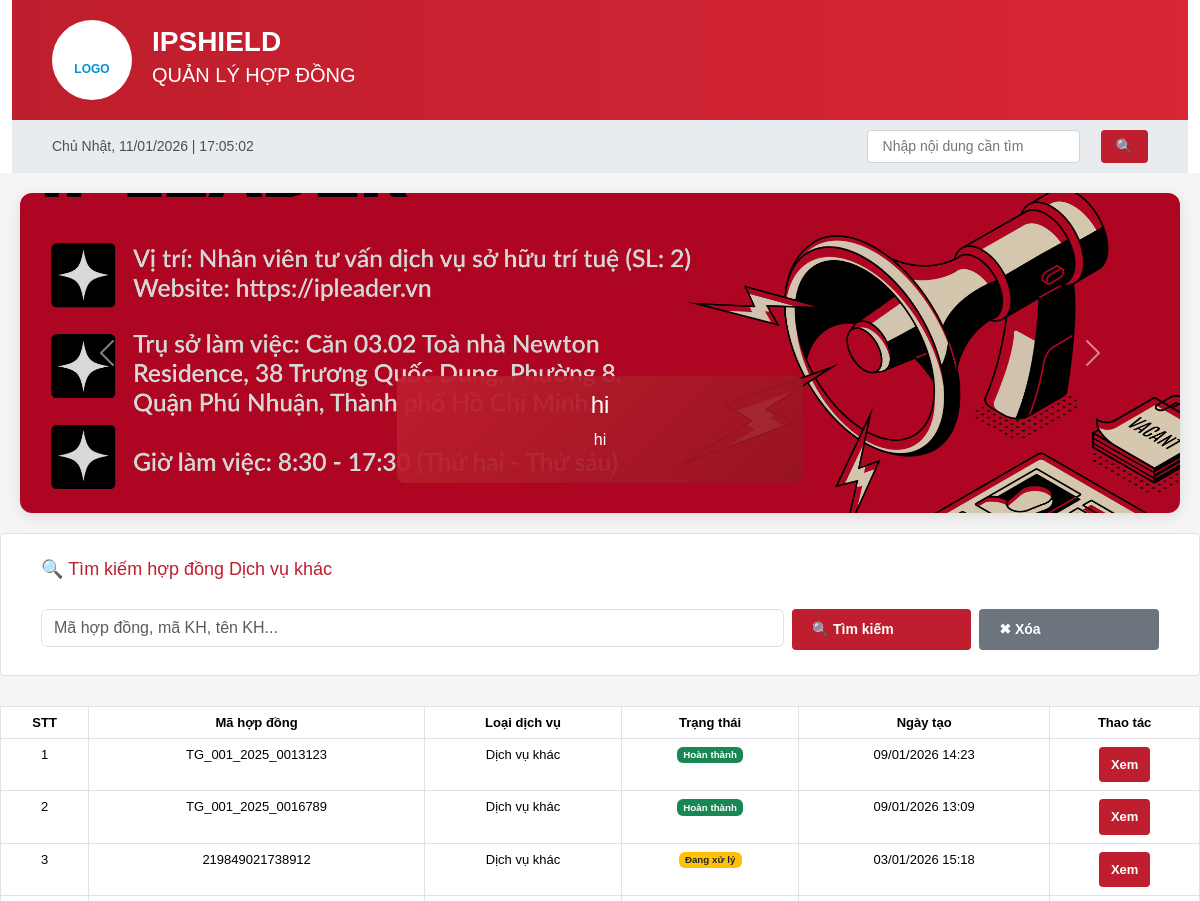
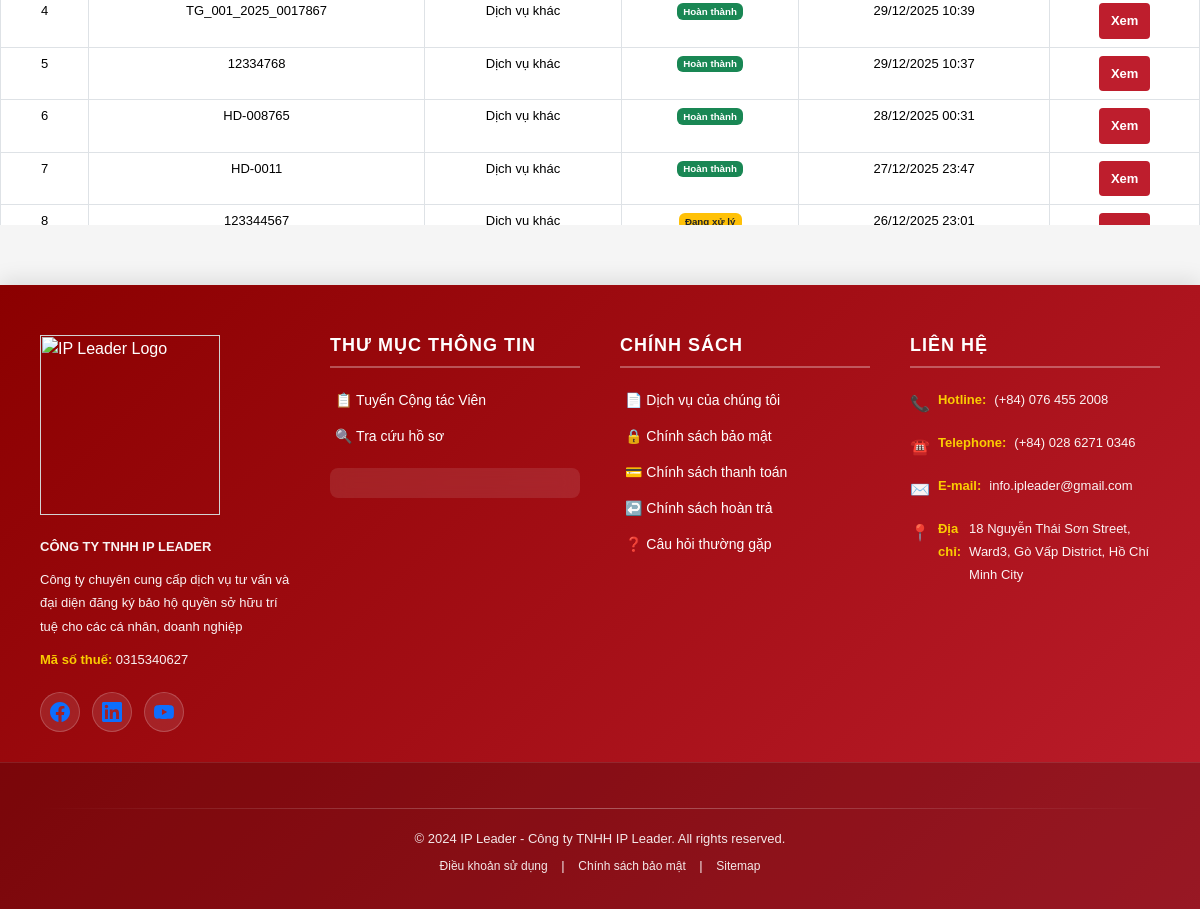
The page /hop-dong/dich-vu-khac/ on the database its author committed (2 pictures, top to bottom).
### ipshieldapp/models.py (models this page shows, shortened)
class Slider(models.Model):
    title = models.CharField(max_length=255)
    description = models.CharField(max_length=255, blank=True)
    image = models.ImageField(upload_to='sliders/')
    is_active = models.BooleanField(default=True)

class Contract(models.Model):
    SERVICE_TYPE_CHOICES = (
        ('nhanhieu', 'Đăng ký nhãn hiệu'),
        ('banquyen', 'Bản quyền tác giả'),
        ('dkkd', 'Đăng ký kinh doanh'),
        ('dautu', 'Đăng ký đầu tư'),
        ('khac', 'Dịch vụ khác'),
    )
    CONTRACT_STATUS_CHOICES = (
        ('pending', 'Đang chờ xử lý'),
        ('processing', 'Đang xử lý'),
        ('completed', 'Hoàn thành'),
        ('paused', 'Ngưng'),
    )
    PAYMENT_TYPE_CHOICES = (
        ('full', 'Trả dứt điểm'),
        ('installment', 'Trả nhiều đợt'),
    )
    customer = models.ForeignKey(
        Customer,
        on_delete=models.CASCADE,
        related_name='contracts'
    )
    service_type = models.CharField(
        max_length=50,
        choices=SERVICE_TYPE_CHOICES
    )
    contract_no = models.CharField(max_length=50, unique=True)
    contract_value = models.DecimalField(
        max_digits=15,
        decimal_places=0,
        verbose_name='Giá trị hợp đồng'
    )
    payment_type = models.CharField(
        max_length=20,
        choices=PAYMENT_TYPE_CHOICES,
        verbose_name='Hình thức thanh toán'
    )
    prepaid_amount = models.DecimalField(
        max_digits=15,
        decimal_places=0,
        default=0,
        verbose_name='Số tiền trả trước'
    )
    payment_date = models.DateField(
        blank=True,
        null=True,
        verbose_name='Ngày thanh toán'
    )
    status = models.CharField(
        max_length=20,
        choices=CONTRACT_STATUS_CHOICES,
        default='pending'
    )
    created_at = models.DateTimeField(auto_now_add=True)
    updated_at = models.DateTimeField(default=timezone.now)
    class Meta:
        verbose_name = 'Hợp đồng'
        verbose_name_plural = 'Hợp đồng'
        indexes = [
            models.Index(fields=['contract_no']),
            models.Index(fields=['customer', 'status']),
            models.Index(fields=['created_at']),
        ]

### ipshieldapp/views.py (the view)
# urls.py: path('hop-dong/dich-vu-khac/',views.contract_other_service_search,name='contract_other_service_search'),
def contract_other_service_search(request):
    q = request.GET.get('q', '').strip()
    contracts = Contract.objects.filter(
        service_type='khac'   # ✅ DỊCH VỤ KHÁC
    )
    if q:
        contracts = contracts.filter(
            Q(contract_no__icontains=q) |
            Q(customer__customer_code__icontains=q) |
            Q(customer__name__icontains=q)
        )
    contracts = contracts.order_by('-created_at')
    return render(request, 'contract_other_service_search.html', {
        'contracts': contracts,
        'q': q
    })

### ipshieldapp/context_processors.py (called while the page is built)
def global_sliders(request):
    return {
        'sliders': Slider.objects.filter(is_active=True)
    }

### templates/contract_other_service_search.html (shortened to what this page needs)
{% extends 'base.html' %}
{% load static %}
{% block body_block %}
<form method="get">
    <div class="search-section">
        <h3>🔍 Tìm kiếm hợp đồng Dịch vụ khác</h3>
        <div class="row g-2 mt-2">
            <div class="col-12 col-md-6 col-lg-8">
                <input type="text"
                       name="q"
                       value="{{ q }}"
                       class="form-control"
                       placeholder="Mã hợp đồng, mã KH, tên KH...">
            </div>
            <div class="col-6 col-md-3 col-lg-2">
                <button type="submit"
                        class="btn btn-primary w-100">
                    🔍 Tìm kiếm
                </button>
            </div>
            <div class="col-6 col-md-3 col-lg-2">
                <a href="{% url 'contract_other_service_search' %}"
                   class="btn btn-secondary w-100">
                    ✖ Xóa
                </a>
            </div>
        </div>
    </div>
</form>
{% if contracts %}
<div class="contracts-card mt-4">
    <div class="table-responsive">
        <table class="table table-bordered table-hover">
            <thead>
                <tr>
                    <th>STT</th>
                    <th>Mã hợp đồng</th>
                    <th>Loại dịch vụ</th>
                    <th>Trạng thái</th>
                    <th>Ngày tạo</th>
                    <th>Thao tác</th>
                </tr>
            </thead>
            <tbody>
                {% for contract in contracts %}
                <tr>
                    <td>{{ forloop.counter }}</td>
                    <td>{{ contract.contract_no }}</td>
                    <td>{{ contract.get_service_type_display }}</td>
                    <td>
                        {% if contract.status == 'completed' %}
                            <span class="badge bg-success">
                                {{ contract.get_status_display }}
                            </span>
                        {% elif contract.status == 'processing' %}
                            <span class="badge bg-warning text-dark">
                                {{ contract.get_status_display }}
                            </span>
                        {% else %}
                            <span class="badge bg-secondary">
                                {{ contract.get_status_display }}
                            </span>
                        {% endif %}
                    </td>
                    <td>
                        {{ contract.created_at|date:"d/m/Y H:i" }}
                    </td>
                    <td>
                        <a href="{% url 'contract_detail' id=contract.id %}"
                           class="btn btn-sm btn-info">
                            Xem
                        </a>
                    </td>
                </tr>
                {% endfor %}
            </tbody>
        </table>
    </div>
</div>
{% else %}
<div class="text-center mt-4">
    <p>Không tìm thấy hợp đồng Dịch vụ khác.</p>
</div>
{% endif %}
{% endblock %}

### templates/base.html (shortened to what this page needs)
{% load static %}
<head>
    <link href="https://cdn.jsdelivr.net/npm/bootstrap@5.3.8/dist/css/bootstrap.min.css" rel="stylesheet">
    <link href="{% static 'css/base.css' %}" rel="stylesheet">
</head>
    <div class="container">
        <div class="header">
            <div class="header-logo">
                <br>LOGO
            </div>
            <div class="header-title">
                <h1>IPSHIELD</h1>
                <h2>QUẢN LÝ HỢP ĐỒNG</h2>
            </div>
        </div>
                <div class="top-bar">
           <div id="realtime-clock"></div>
            <div class="language-selector d-flex align-items-center gap-3">
                 <input type="text" placeholder="Nhập nội dung cần tìm"
                    style="margin-left: 20px; padding: 5px 15px; border: 1px solid #ced4da; border-radius: 4px;">
                <button class="btn btn-primary" style="padding: 6px 15px; margin-left: 5px;">🔍</button>
            </div>
            </div>
        </div>
<div class="carousel-section" style="margin:20px; box-shadow:0 4px 15px rgba(0,0,0,0.1); border-radius:12px; overflow:hidden;">
    <div id="mainCarousel" class="carousel slide" data-bs-ride="carousel" data-bs-interval="3500">
        <div class="carousel-inner">
            {% for slider in sliders %}
            <div class="carousel-item {% if forloop.first %}active{% endif %}">
                <img src="{{ slider.image.url }}"
                     class="d-block w-100"
                     alt="{{ slider.title }}"
                     style="height:320px; object-fit:cover; filter:brightness(0.85);">
                <div class="carousel-caption d-none d-md-block"
                     style="background:linear-gradient(135deg, rgba(190,30,45,.95), rgba(150,20,35,.9));
                            padding:15px 30px;
                            border-radius:8px;
                            bottom:30px;
                            left:50%;
                            transform:translateX(-50%);
                            max-width:80%;">
                    <h4>{{ slider.title }}</h4>
                    <p>{{ slider.description }}</p>
                </div>
            </div>
            {% endfor %}
        </div>
        <button class="carousel-control-prev" type="button" data-bs-target="#mainCarousel" data-bs-slide="prev">
            <span class="carousel-control-prev-icon"></span>
        </button>
        <button class="carousel-control-next" type="button" data-bs-target="#mainCarousel" data-bs-slide="next">
            <span class="carousel-control-next-icon"></span>
        </button>
    </div>
</div>
 {% block body_block %}
              {% endblock %}
    <footer class="site-footer">
        <div class="footer-content">
            <div class="footer-section">
                <div class="footer-logo">
                    <img src="https://ipleader.vn/wp-content/uploads/2021/01/IPLEADER-LOGO-WHITE-01.png" alt="IP Leader Logo" width="180px">
                </div>
                <p class="company-name">CÔNG TY TNHH IP LEADER</p>
                <p class="company-desc">Công ty chuyên cung cấp dịch vụ tư vấn và đại diện đăng ký bảo hộ quyền sở hữu trí tuệ cho các cá nhân, doanh nghiệp</p>
                <p><strong>Mã số thuế:</strong> 0315340627</p>
                <div class="social-icons">
                    <a href="#" class="social-icon facebook" title="Facebook">
                    </a>
                    <a href="#" class="social-icon linkedin" title="LinkedIn">
                    </a>
                    <a href="#" class="social-icon youtube" title="YouTube">
                    </a>
                </div>
            </div>
            <div class="footer-section">
                <h5>Thư mục thông tin</h5>
                <ul>
                    <li><a href="#">📋 Tuyển Cộng tác Viên</a></li>
                    <li><a href="#">🔍 Tra cứu hồ sơ</a></li>
                </ul>
                <div class="certification-badge">
                </div>
            </div>
            <div class="footer-section">
                <h5>Chính sách</h5>
                <ul>
                    <li><a href="#">📄 Dịch vụ của chúng tôi</a></li>
                    <li><a href="#">🔒 Chính sách bảo mật</a></li>
                    <li><a href="#">💳 Chính sách thanh toán</a></li>
                    <li><a href="#">↩️ Chính sách hoàn trả</a></li>
                    <li><a href="#">❓ Câu hỏi thường gặp</a></li>
                </ul>
            </div>
            <div class="footer-section">
                <h5>Liên hệ</h5>
                <div class="contact-info">
                    <p><span class="contact-icon">📞</span> <strong>Hotline:</strong> (+84) 076 455 2008</p>
                    <p><span class="contact-icon">☎️</span> <strong>Telephone:</strong>(+84) 028 6271 0346</p>
                    <p><span class="contact-icon">✉️</span> <strong>E-mail:</strong> info.ipleader@gmail.com</p>
                    <p><span class="contact-icon">📍</span> <strong>Địa chỉ:</strong>18 Nguyễn Thái Sơn Street, Ward3, Gò Vấp District, Hồ Chí Minh City</p>
                </div>
            </div>
        </div>
        <div class="footer-bottom">
            <div class="footer-divider"></div>
            <p>© 2024 IP Leader - Công ty TNHH IP Leader. All rights reserved.</p>
            <p class="footer-links">
                <a href="#">Điều khoản sử dụng</a> |
                <a href="#">Chính sách bảo mật</a> |
                <a href="#">Sitemap</a>
            </p>
        </div>
    </footer>

### templates/contract_other_service_search.html (style rules this page uses)
.table-responsive { max-height: 420px; overflow-y: auto; }

### rows shown on the page
Slider: image (picture), title "hi", description "hi"
Contract: contract_no "TG_001_2025_0013123", service_type "Dịch vụ khác", status "Hoàn thành", created_at "09/01/2026 14:23"
Contract: contract_no "TG_001_2025_0016789", service_type "Dịch vụ khác", status "Hoàn thành", created_at "09/01/2026 13:09"
Contract: contract_no "219849021738912", service_type "Dịch vụ khác", status "Đang xử lý", created_at "03/01/2026 15:18"
Contract: contract_no "TG_001_2025_0017867", service_type "Dịch vụ khác", status "Hoàn thành", created_at "29/12/2025 10:39"
Contract: contract_no "12334768", service_type "Dịch vụ khác", status "Hoàn thành", created_at "29/12/2025 10:37"
Contract: contract_no "HD-008765", service_type "Dịch vụ khác", status "Hoàn thành", created_at "28/12/2025 00:31"
Contract: contract_no "HD-0011", service_type "Dịch vụ khác", status "Hoàn thành", created_at "27/12/2025 23:47"
Contract: contract_no "123344567", service_type "Dịch vụ khác", status "Đang xử lý", created_at "26/12/2025 23:01"
